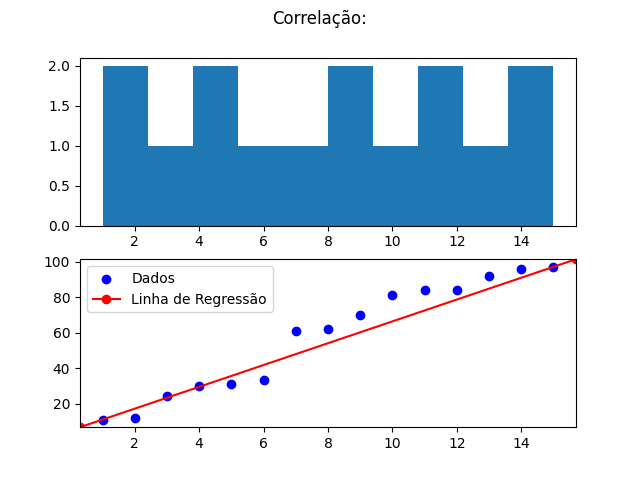

The script that saved this image:
from lib.funcs import *
from math import *
from matplotlib.pyplot import *

class RegressaoLinear:
    def __init__(self, x: list[float], y: list[float]):
        self.x = x
        self.y = y
        self.sx = sqrt(variancia(self.x, is_amostral=False))
        self.sy = sqrt(variancia(self.y, is_amostral=False))
        self.sxx = soma_arr(exp_arr(self.x, 2)) - soma_arr(self.x) ** 2 / len(self.x)
        self.sxy = mul_arrs(self.x, self.y) - (soma_arr(self.x) * soma_arr(self.y)) / len(self.x)
        self.b =  self.sxy / self.sxx
        self.a = (soma_arr(self.y) - self.b * soma_arr(self.x)) / len(self.x)

    def prever(self, nx: list[float]):
        return self.a + self.b * nx

    def plot(self, filename: str):
        fig, axs = subplots(2)
        axs[0].hist(self.x)
        axs[1].scatter(self.x, self.y, color='blue', label='Dados')
        axs[1].axline((self.x[0], self.y[0]), (self.x[-1], self.y[-1]), color='red', label='Linha de Regressão', marker='o')
        fig.suptitle('Correlação:')
        axs[1].legend()
        savefig(filename)


y = [11, 12, 24, 30, 31, 33, 61, 62, 70, 81, 84, 84, 92, 96, 97]
x = [i + 1 for i in range(0, len(y))]



regresao = RegressaoLinear(x, y)
print(regresao.sxx)
print(regresao.sxy)
print(f"b = {regresao.b}\na = {regresao.a}")

print(regresao.prever(1))
regresao.plot("2manual.png")